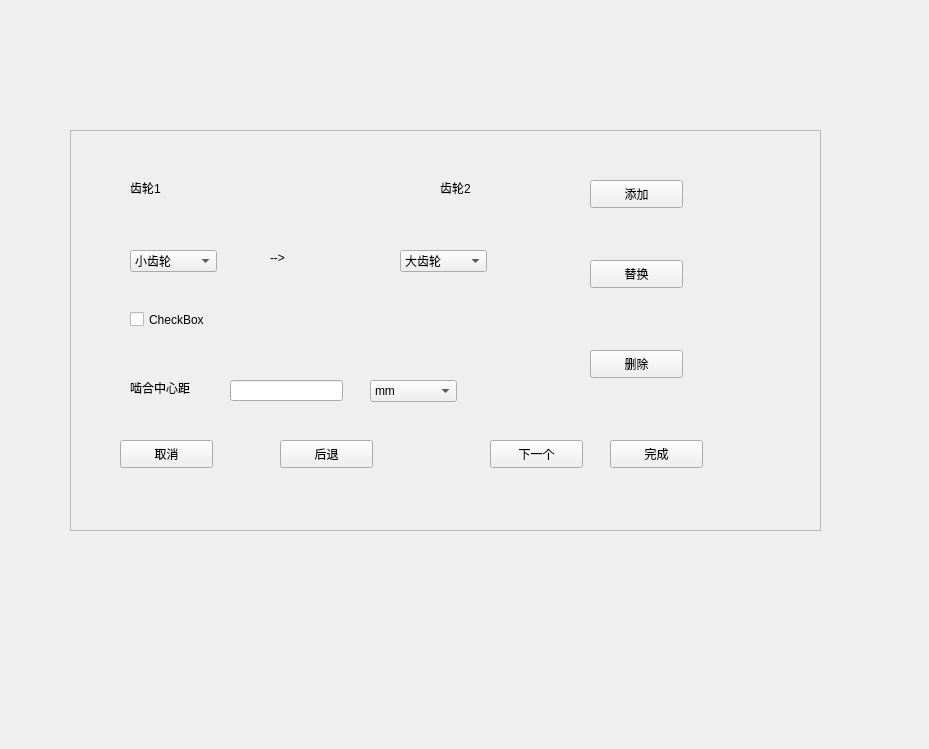
<?xml version="1.0" encoding="UTF-8"?>
<ui version="4.0">
 <class>three</class>
 <widget class="QWidget" name="three">
  <property name="geometry">
   <rect>
    <x>0</x>
    <y>0</y>
    <width>929</width>
    <height>749</height>
   </rect>
  </property>
  <property name="windowTitle">
   <string>Form</string>
  </property>
  <widget class="QFrame" name="frame">
   <property name="geometry">
    <rect>
     <x>70</x>
     <y>130</y>
     <width>751</width>
     <height>401</height>
    </rect>
   </property>
   <property name="frameShape">
    <enum>QFrame::StyledPanel</enum>
   </property>
   <property name="frameShadow">
    <enum>QFrame::Raised</enum>
   </property>
   <widget class="QLabel" name="label">
    <property name="geometry">
     <rect>
      <x>60</x>
      <y>50</y>
      <width>72</width>
      <height>15</height>
     </rect>
    </property>
    <property name="text">
     <string>齿轮1</string>
    </property>
   </widget>
   <widget class="QLabel" name="label_2">
    <property name="geometry">
     <rect>
      <x>370</x>
      <y>50</y>
      <width>72</width>
      <height>15</height>
     </rect>
    </property>
    <property name="text">
     <string>齿轮2</string>
    </property>
   </widget>
   <widget class="QLabel" name="label_3">
    <property name="geometry">
     <rect>
      <x>200</x>
      <y>120</y>
      <width>72</width>
      <height>15</height>
     </rect>
    </property>
    <property name="text">
     <string>--&gt;</string>
    </property>
   </widget>
   <widget class="QCheckBox" name="checkBox">
    <property name="geometry">
     <rect>
      <x>60</x>
      <y>180</y>
      <width>91</width>
      <height>19</height>
     </rect>
    </property>
    <property name="text">
     <string>CheckBox</string>
    </property>
   </widget>
   <widget class="QLabel" name="label_4">
    <property name="geometry">
     <rect>
      <x>60</x>
      <y>250</y>
      <width>72</width>
      <height>15</height>
     </rect>
    </property>
    <property name="text">
     <string>啮合中心距</string>
    </property>
   </widget>
   <widget class="QLineEdit" name="lineEdit">
    <property name="geometry">
     <rect>
      <x>160</x>
      <y>250</y>
      <width>113</width>
      <height>21</height>
     </rect>
    </property>
   </widget>
   <widget class="QComboBox" name="comboBox">
    <property name="geometry">
     <rect>
      <x>300</x>
      <y>250</y>
      <width>87</width>
      <height>22</height>
     </rect>
    </property>
    <item>
     <property name="text">
      <string>mm</string>
     </property>
    </item>
    <item>
     <property name="text">
      <string>m</string>
     </property>
    </item>
    <item>
     <property name="text">
      <string>cm</string>
     </property>
    </item>
    <item>
     <property name="text">
      <string>dm</string>
     </property>
    </item>
    <item>
     <property name="text">
      <string>inch</string>
     </property>
    </item>
    <item>
     <property name="text">
      <string>in</string>
     </property>
    </item>
   </widget>
   <widget class="QPushButton" name="pushButton">
    <property name="geometry">
     <rect>
      <x>520</x>
      <y>50</y>
      <width>93</width>
      <height>28</height>
     </rect>
    </property>
    <property name="text">
     <string>添加</string>
    </property>
   </widget>
   <widget class="QPushButton" name="pushButton_2">
    <property name="geometry">
     <rect>
      <x>520</x>
      <y>130</y>
      <width>93</width>
      <height>28</height>
     </rect>
    </property>
    <property name="text">
     <string>替换</string>
    </property>
   </widget>
   <widget class="QPushButton" name="pushButton_3">
    <property name="geometry">
     <rect>
      <x>520</x>
      <y>220</y>
      <width>93</width>
      <height>28</height>
     </rect>
    </property>
    <property name="text">
     <string>删除</string>
    </property>
   </widget>
   <widget class="QPushButton" name="pushButton_4">
    <property name="geometry">
     <rect>
      <x>50</x>
      <y>310</y>
      <width>93</width>
      <height>28</height>
     </rect>
    </property>
    <property name="text">
     <string>取消</string>
    </property>
   </widget>
   <widget class="QPushButton" name="pushButton_5">
    <property name="geometry">
     <rect>
      <x>210</x>
      <y>310</y>
      <width>93</width>
      <height>28</height>
     </rect>
    </property>
    <property name="text">
     <string>后退</string>
    </property>
   </widget>
   <widget class="QPushButton" name="pushButton_6">
    <property name="geometry">
     <rect>
      <x>420</x>
      <y>310</y>
      <width>93</width>
      <height>28</height>
     </rect>
    </property>
    <property name="text">
     <string>下一个</string>
    </property>
   </widget>
   <widget class="QPushButton" name="pushButton_7">
    <property name="geometry">
     <rect>
      <x>540</x>
      <y>310</y>
      <width>93</width>
      <height>28</height>
     </rect>
    </property>
    <property name="text">
     <string>完成</string>
    </property>
   </widget>
   <widget class="QComboBox" name="comboBox_2">
    <property name="geometry">
     <rect>
      <x>60</x>
      <y>120</y>
      <width>87</width>
      <height>22</height>
     </rect>
    </property>
    <item>
     <property name="text">
      <string>小齿轮</string>
     </property>
    </item>
    <item>
     <property name="text">
      <string>大齿轮</string>
     </property>
    </item>
   </widget>
   <widget class="QComboBox" name="comboBox_3">
    <property name="geometry">
     <rect>
      <x>330</x>
      <y>120</y>
      <width>87</width>
      <height>22</height>
     </rect>
    </property>
    <item>
     <property name="text">
      <string>大齿轮</string>
     </property>
    </item>
    <item>
     <property name="text">
      <string>小齿轮</string>
     </property>
    </item>
   </widget>
  </widget>
 </widget>
 <resources/>
 <connections/>
</ui>
